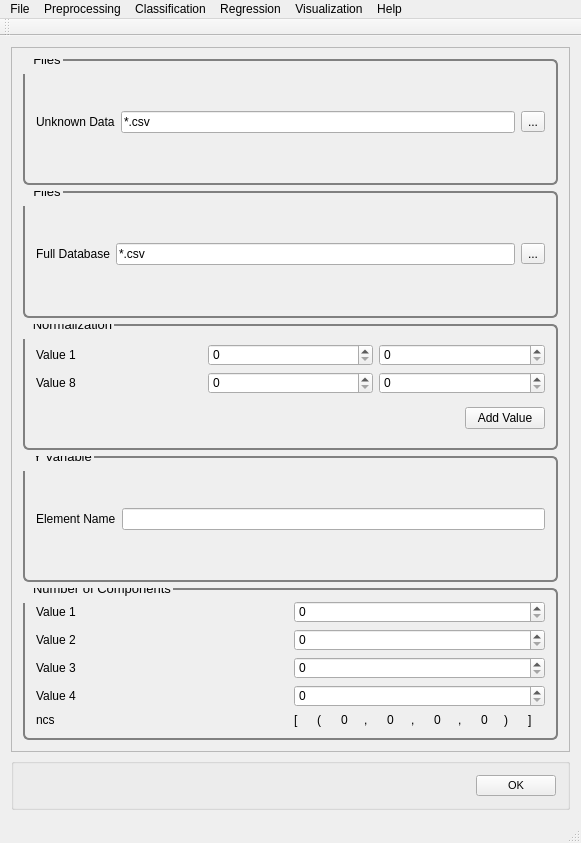
<?xml version="1.0" encoding="UTF-8"?>
<ui version="4.0">
 <class>MainWindow</class>
 <widget class="QMainWindow" name="MainWindow">
  <property name="geometry">
   <rect>
    <x>0</x>
    <y>0</y>
    <width>581</width>
    <height>843</height>
   </rect>
  </property>
  <property name="windowTitle">
   <string>PYSAT</string>
  </property>
  <widget class="QWidget" name="centralWidget">
   <layout class="QVBoxLayout" name="verticalLayout_23">
    <item>
     <widget class="QScrollArea" name="scrollArea">
      <property name="widgetResizable">
       <bool>true</bool>
      </property>
      <widget class="QWidget" name="scrollAreaWidgetContents_2">
       <property name="geometry">
        <rect>
         <x>0</x>
         <y>0</y>
         <width>561</width>
         <height>721</height>
        </rect>
       </property>
       <property name="font">
        <font>
         <pointsize>8</pointsize>
        </font>
       </property>
       <property name="styleSheet">
        <string notr="true">QGroupBox {
  border: 2px solid gray;
  border-radius: 6px;
  margin-top: 0.5em;
}

QGroupBox::title {

  padding-top: -14px;
  padding-left: 8px;
}
</string>
       </property>
       <layout class="QVBoxLayout" name="verticalLayout_8">
        <item>
         <widget class="QGroupBox" name="unknownData">
          <property name="font">
           <font>
            <pointsize>10</pointsize>
           </font>
          </property>
          <property name="title">
           <string>Files</string>
          </property>
          <layout class="QVBoxLayout" name="verticalLayout_6">
           <item>
            <layout class="QHBoxLayout" name="horizontalLayout">
             <item>
              <layout class="QVBoxLayout" name="verticalLayout">
               <item>
                <widget class="QLabel" name="label">
                 <property name="text">
                  <string>Unknown Data</string>
                 </property>
                </widget>
               </item>
              </layout>
             </item>
             <item>
              <layout class="QVBoxLayout" name="verticalLayout_3">
               <item>
                <widget class="QLineEdit" name="lineEdit_2">
                 <property name="text">
                  <string extracomment="Make this change whenever a new file is selected">*.csv</string>
                 </property>
                 <property name="readOnly">
                  <bool>true</bool>
                 </property>
                </widget>
               </item>
              </layout>
             </item>
             <item>
              <layout class="QVBoxLayout" name="verticalLayout_5">
               <item>
                <widget class="QToolButton" name="unknownDataButton">
                 <property name="text">
                  <string>...</string>
                 </property>
                </widget>
               </item>
              </layout>
             </item>
            </layout>
           </item>
          </layout>
         </widget>
        </item>
        <item>
         <widget class="QGroupBox" name="referenceData">
          <property name="font">
           <font>
            <pointsize>10</pointsize>
           </font>
          </property>
          <property name="title">
           <string>Files</string>
          </property>
          <layout class="QVBoxLayout" name="verticalLayout_15">
           <item>
            <layout class="QHBoxLayout" name="horizontalLayout_11">
             <item>
              <layout class="QVBoxLayout" name="verticalLayout_16">
               <item>
                <widget class="QLabel" name="label_8">
                 <property name="text">
                  <string>Full Database</string>
                 </property>
                </widget>
               </item>
              </layout>
             </item>
             <item>
              <layout class="QVBoxLayout" name="verticalLayout_20">
               <item>
                <widget class="QLineEdit" name="lineEdit_9">
                 <property name="text">
                  <string extracomment="Make this change whenever a new file is selected">*.csv</string>
                 </property>
                 <property name="readOnly">
                  <bool>true</bool>
                 </property>
                </widget>
               </item>
              </layout>
             </item>
             <item>
              <layout class="QVBoxLayout" name="verticalLayout_21">
               <item>
                <widget class="QToolButton" name="fullDataBaseButton_3">
                 <property name="text">
                  <string>...</string>
                 </property>
                </widget>
               </item>
              </layout>
             </item>
            </layout>
           </item>
          </layout>
         </widget>
        </item>
        <item>
         <widget class="QGroupBox" name="Normalization">
          <property name="font">
           <font>
            <pointsize>10</pointsize>
           </font>
          </property>
          <property name="title">
           <string>Normalization</string>
          </property>
          <layout class="QVBoxLayout" name="verticalLayout_27">
           <item>
            <layout class="QVBoxLayout" name="verticalLayout_26">
             <item>
              <layout class="QVBoxLayout" name="verticalLayout_2">
               <item>
                <layout class="QHBoxLayout" name="horizontalLayout_2">
                 <item>
                  <widget class="QLabel" name="norm_label">
                   <property name="text">
                    <string>Value 1</string>
                   </property>
                  </widget>
                 </item>
                 <item>
                  <widget class="QSpinBox" name="norm_spinBox_9">
                   <property name="maximum">
                    <number>1000</number>
                   </property>
                  </widget>
                 </item>
                 <item>
                  <widget class="QSpinBox" name="norm_spinBox">
                   <property name="maximum">
                    <number>1000</number>
                   </property>
                  </widget>
                 </item>
                </layout>
               </item>
              </layout>
             </item>
             <item>
              <layout class="QVBoxLayout" name="verticalLayout_22">
               <item>
                <layout class="QHBoxLayout" name="horizontalLayout_24">
                 <item>
                  <widget class="QLabel" name="norm_label_8">
                   <property name="text">
                    <string>Value 8</string>
                   </property>
                  </widget>
                 </item>
                 <item>
                  <widget class="QSpinBox" name="norm_spinBox_16">
                   <property name="maximum">
                    <number>1000</number>
                   </property>
                  </widget>
                 </item>
                 <item>
                  <widget class="QSpinBox" name="norm_spinBox_8">
                   <property name="maximum">
                    <number>1000</number>
                   </property>
                  </widget>
                 </item>
                </layout>
               </item>
              </layout>
             </item>
            </layout>
           </item>
           <item>
            <layout class="QHBoxLayout" name="horizontalLayout_25">
             <item>
              <spacer name="horizontalSpacer_6">
               <property name="orientation">
                <enum>Qt::Horizontal</enum>
               </property>
               <property name="sizeHint" stdset="0">
                <size>
                 <width>40</width>
                 <height>20</height>
                </size>
               </property>
              </spacer>
             </item>
             <item>
              <widget class="QPushButton" name="NormValuebutton">
               <property name="text">
                <string>Add Value</string>
               </property>
              </widget>
             </item>
            </layout>
           </item>
          </layout>
          <zorder></zorder>
          <zorder></zorder>
         </widget>
        </item>
        <item>
         <widget class="QGroupBox" name="Y_variable">
          <property name="font">
           <font>
            <pointsize>10</pointsize>
           </font>
          </property>
          <property name="title">
           <string>Y Variable</string>
          </property>
          <layout class="QVBoxLayout" name="CrossValid">
           <item>
            <layout class="QHBoxLayout" name="horizontalLayout_4">
             <item>
              <layout class="QVBoxLayout" name="verticalLayout_11">
               <item>
                <widget class="QLabel" name="label_14">
                 <property name="text">
                  <string>Element Name</string>
                 </property>
                </widget>
               </item>
              </layout>
             </item>
             <item>
              <layout class="QVBoxLayout" name="verticalLayout_12">
               <item>
                <widget class="QLineEdit" name="elementNameLine"/>
               </item>
              </layout>
             </item>
            </layout>
           </item>
          </layout>
         </widget>
        </item>
        <item>
         <widget class="QGroupBox" name="CreateModels">
          <property name="font">
           <font>
            <pointsize>10</pointsize>
           </font>
          </property>
          <property name="title">
           <string>Number of Components</string>
          </property>
          <layout class="QVBoxLayout" name="verticalLayout_17">
           <item>
            <layout class="QHBoxLayout" name="horizontalLayout_14">
             <item>
              <layout class="QVBoxLayout" name="verticalLayout_18">
               <item>
                <widget class="QLabel" name="label_70">
                 <property name="text">
                  <string>Value 1</string>
                 </property>
                </widget>
               </item>
               <item>
                <widget class="QLabel" name="label_71">
                 <property name="text">
                  <string>Value 2</string>
                 </property>
                </widget>
               </item>
               <item>
                <widget class="QLabel" name="label_72">
                 <property name="text">
                  <string>Value 3</string>
                 </property>
                </widget>
               </item>
               <item>
                <widget class="QLabel" name="label_73">
                 <property name="text">
                  <string>Value 4</string>
                 </property>
                </widget>
               </item>
              </layout>
             </item>
             <item>
              <layout class="QVBoxLayout" name="verticalLayout_19">
               <item>
                <widget class="QSpinBox" name="create_model_spin">
                 <property name="maximum">
                  <number>20</number>
                 </property>
                </widget>
               </item>
               <item>
                <widget class="QSpinBox" name="create_model_spin_2">
                 <property name="maximum">
                  <number>20</number>
                 </property>
                </widget>
               </item>
               <item>
                <widget class="QSpinBox" name="create_model_spin_3">
                 <property name="maximum">
                  <number>20</number>
                 </property>
                </widget>
               </item>
               <item>
                <widget class="QSpinBox" name="create_model_spin_4">
                 <property name="maximum">
                  <number>20</number>
                 </property>
                </widget>
               </item>
              </layout>
             </item>
            </layout>
           </item>
           <item>
            <layout class="QHBoxLayout" name="horizontalLayout_15">
             <item>
              <widget class="QLabel" name="label_74">
               <property name="text">
                <string>ncs</string>
               </property>
              </widget>
             </item>
             <item>
              <layout class="QHBoxLayout" name="horizontalLayout_16">
               <item>
                <widget class="QLabel" name="label_75">
                 <property name="text">
                  <string>[</string>
                 </property>
                </widget>
               </item>
               <item>
                <widget class="QLabel" name="label_76">
                 <property name="text">
                  <string>(</string>
                 </property>
                </widget>
               </item>
               <item>
                <widget class="QLabel" name="label_77">
                 <property name="text">
                  <string>0</string>
                 </property>
                </widget>
               </item>
               <item>
                <widget class="QLabel" name="label_78">
                 <property name="text">
                  <string>,</string>
                 </property>
                </widget>
               </item>
               <item>
                <widget class="QLabel" name="label_79">
                 <property name="text">
                  <string>0</string>
                 </property>
                </widget>
               </item>
               <item>
                <widget class="QLabel" name="label_83">
                 <property name="text">
                  <string>,</string>
                 </property>
                </widget>
               </item>
               <item>
                <widget class="QLabel" name="label_84">
                 <property name="text">
                  <string>0</string>
                 </property>
                </widget>
               </item>
               <item>
                <widget class="QLabel" name="label_88">
                 <property name="text">
                  <string>,</string>
                 </property>
                </widget>
               </item>
               <item>
                <widget class="QLabel" name="label_89">
                 <property name="text">
                  <string>0</string>
                 </property>
                </widget>
               </item>
               <item>
                <widget class="QLabel" name="label_90">
                 <property name="text">
                  <string>)</string>
                 </property>
                </widget>
               </item>
               <item>
                <widget class="QLabel" name="label_91">
                 <property name="text">
                  <string>]</string>
                 </property>
                </widget>
               </item>
              </layout>
             </item>
            </layout>
           </item>
          </layout>
         </widget>
        </item>
       </layout>
       <zorder>Y_variable</zorder>
       <zorder>CreateModels</zorder>
       <zorder>Normalization</zorder>
       <zorder>unknownData</zorder>
       <zorder>referenceData</zorder>
      </widget>
     </widget>
    </item>
    <item>
     <widget class="QGroupBox" name="OK">
      <layout class="QHBoxLayout" name="ok">
       <item>
        <spacer name="horizontalSpacer_5">
         <property name="orientation">
          <enum>Qt::Horizontal</enum>
         </property>
         <property name="sizeHint" stdset="0">
          <size>
           <width>40</width>
           <height>20</height>
          </size>
         </property>
        </spacer>
       </item>
       <item>
        <widget class="QPushButton" name="okButton">
         <property name="font">
          <font>
           <pointsize>8</pointsize>
          </font>
         </property>
         <property name="mouseTracking">
          <bool>false</bool>
         </property>
         <property name="text">
          <string>OK</string>
         </property>
        </widget>
       </item>
      </layout>
     </widget>
    </item>
   </layout>
  </widget>
  <widget class="QToolBar" name="mainToolBar">
   <attribute name="toolBarArea">
    <enum>TopToolBarArea</enum>
   </attribute>
   <attribute name="toolBarBreak">
    <bool>false</bool>
   </attribute>
  </widget>
  <widget class="QStatusBar" name="statusBar"/>
  <widget class="QMenuBar" name="menuBar">
   <property name="geometry">
    <rect>
     <x>0</x>
     <y>0</y>
     <width>581</width>
     <height>21</height>
    </rect>
   </property>
   <widget class="QMenu" name="menuFile">
    <property name="title">
     <string>File</string>
    </property>
    <addaction name="actionLoad_Refence_Data"/>
    <addaction name="actionLoad_Unknown_Data"/>
    <addaction name="actionSet_output_location"/>
    <addaction name="separator"/>
    <addaction name="actionSave_Current_Plots"/>
    <addaction name="actionSave_Current_Data"/>
    <addaction name="separator"/>
    <addaction name="actionCreate_New_Workflow"/>
    <addaction name="actionSave_Current_Workflow"/>
    <addaction name="separator"/>
    <addaction name="actionExit"/>
   </widget>
   <widget class="QMenu" name="menuPreprocessing">
    <property name="title">
     <string>Preprocessing</string>
    </property>
    <widget class="QMenu" name="menuBaseline_Removal">
     <property name="title">
      <string>Baseline Removal</string>
     </property>
     <addaction name="actionALS"/>
     <addaction name="actionDietrich"/>
     <addaction name="actionPolyFit"/>
     <addaction name="actionAirPLS"/>
     <addaction name="actionFABC"/>
     <addaction name="actionKK"/>
     <addaction name="actionMario"/>
     <addaction name="actionMedian"/>
     <addaction name="actionRubberband"/>
     <addaction name="actionUndecimated_Wavelet"/>
    </widget>
    <widget class="QMenu" name="menuCalibration_Transfer">
     <property name="title">
      <string>Calibration Transfer</string>
     </property>
     <addaction name="actionRatio"/>
     <addaction name="actionTommy_s_Methgod"/>
     <addaction name="actionPiecewise_Direct_Standardization"/>
     <addaction name="actionOthers_3"/>
    </widget>
    <addaction name="actionNormalization"/>
    <addaction name="actionNoise_Reduction"/>
    <addaction name="actionApply_Mask"/>
    <addaction name="actionInterpolate"/>
    <addaction name="actionInstrument_Response"/>
    <addaction name="menuBaseline_Removal"/>
    <addaction name="menuCalibration_Transfer"/>
    <addaction name="actionICA_2"/>
    <addaction name="actionPCA_2"/>
   </widget>
   <widget class="QMenu" name="menuRegression">
    <property name="title">
     <string>Regression</string>
    </property>
    <addaction name="actionCross_Validation"/>
    <addaction name="actionTrain"/>
    <addaction name="actionPredict"/>
   </widget>
   <widget class="QMenu" name="menuHelp">
    <property name="title">
     <string>Help</string>
    </property>
    <addaction name="actionIndex"/>
    <addaction name="actionContent_2"/>
    <addaction name="separator"/>
    <addaction name="actionAbout"/>
    <addaction name="actionAbout_QtCreator"/>
   </widget>
   <widget class="QMenu" name="menuClassification">
    <property name="title">
     <string>Classification</string>
    </property>
    <widget class="QMenu" name="menuSupervised">
     <property name="title">
      <string>Supervised</string>
     </property>
     <addaction name="actionPLS_DA"/>
     <addaction name="actionSIMCA"/>
    </widget>
    <widget class="QMenu" name="menuClustering">
     <property name="title">
      <string>Clustering</string>
     </property>
     <addaction name="actionK_means"/>
     <addaction name="actionHierarchical_2"/>
    </widget>
    <addaction name="menuSupervised"/>
    <addaction name="menuClustering"/>
   </widget>
   <widget class="QMenu" name="menuVisualization">
    <property name="title">
     <string>Visualization</string>
    </property>
    <addaction name="actionLine_Plot"/>
    <addaction name="action1_to_1_Plot"/>
    <addaction name="actionScatter_Plot"/>
   </widget>
   <addaction name="menuFile"/>
   <addaction name="menuPreprocessing"/>
   <addaction name="menuClassification"/>
   <addaction name="menuRegression"/>
   <addaction name="menuVisualization"/>
   <addaction name="menuHelp"/>
  </widget>
  <action name="actionLoad_Refence_Data">
   <property name="text">
    <string>Load Refence Data</string>
   </property>
  </action>
  <action name="actionLoad_Unknown_Data">
   <property name="text">
    <string>Load Unknown Data</string>
   </property>
  </action>
  <action name="actionSave_Current_Workflow">
   <property name="text">
    <string>Save Current Workflow</string>
   </property>
  </action>
  <action name="actionSave_Current_Plots">
   <property name="text">
    <string>Save Current Plots</string>
   </property>
  </action>
  <action name="actionSave_Current_Data">
   <property name="text">
    <string>Save Current Data</string>
   </property>
  </action>
  <action name="actionCreate_New_Workflow">
   <property name="text">
    <string>Create New Workflow</string>
   </property>
  </action>
  <action name="actionNoise_Reduction">
   <property name="text">
    <string>Noise Reduction</string>
   </property>
  </action>
  <action name="actionApply_Mask">
   <property name="text">
    <string>Apply Mask</string>
   </property>
  </action>
  <action name="actionInterpolate">
   <property name="text">
    <string>Interpolate</string>
   </property>
  </action>
  <action name="actionInstrument_Response">
   <property name="text">
    <string>Instrument Response</string>
   </property>
  </action>
  <action name="actionALS">
   <property name="text">
    <string>ALS</string>
   </property>
  </action>
  <action name="actionDietrich">
   <property name="text">
    <string>Dietrich</string>
   </property>
  </action>
  <action name="actionPolyFit">
   <property name="text">
    <string>PolyFit</string>
   </property>
  </action>
  <action name="actionAirPLS">
   <property name="text">
    <string>AirPLS</string>
   </property>
  </action>
  <action name="actionFABC">
   <property name="text">
    <string>FABC</string>
   </property>
  </action>
  <action name="actionKK">
   <property name="text">
    <string>KK</string>
   </property>
  </action>
  <action name="actionMario">
   <property name="text">
    <string>Mario</string>
   </property>
  </action>
  <action name="actionMedian">
   <property name="text">
    <string>Median</string>
   </property>
  </action>
  <action name="actionRubberband">
   <property name="text">
    <string>Rubberband</string>
   </property>
  </action>
  <action name="actionUndecimated_Wavelet">
   <property name="text">
    <string>Undecimated Wavelet</string>
   </property>
  </action>
  <action name="actionRatio">
   <property name="text">
    <string>Ratio</string>
   </property>
  </action>
  <action name="actionTommy_s_Methgod">
   <property name="text">
    <string>Tommy's Method</string>
   </property>
  </action>
  <action name="actionPiecewise_Direct_Standardization">
   <property name="text">
    <string>Piecewise Direct Standardization</string>
   </property>
  </action>
  <action name="actionPCA">
   <property name="text">
    <string>PCA</string>
   </property>
  </action>
  <action name="actionICA">
   <property name="text">
    <string>ICA</string>
   </property>
  </action>
  <action name="actionK_Means">
   <property name="text">
    <string>K-Means</string>
   </property>
  </action>
  <action name="actionHierarchical">
   <property name="text">
    <string>Hierarchical</string>
   </property>
  </action>
  <action name="actionOthers">
   <property name="text">
    <string>Others...</string>
   </property>
  </action>
  <action name="actionOthers_2">
   <property name="text">
    <string>Others...</string>
   </property>
  </action>
  <action name="actionOthers_3">
   <property name="text">
    <string>Others...</string>
   </property>
  </action>
  <action name="actionPLS">
   <property name="text">
    <string>PLS</string>
   </property>
  </action>
  <action name="actionSM_PLS">
   <property name="text">
    <string>SM-PLS</string>
   </property>
  </action>
  <action name="actionICA_Regression">
   <property name="text">
    <string>ICA Regression</string>
   </property>
  </action>
  <action name="actionGaussian_Process">
   <property name="text">
    <string>Gaussian Process</string>
   </property>
  </action>
  <action name="actionMLP">
   <property name="text">
    <string>MLP</string>
   </property>
  </action>
  <action name="actionSVM">
   <property name="text">
    <string>SVM</string>
   </property>
  </action>
  <action name="actionOthers_4">
   <property name="text">
    <string>Others...</string>
   </property>
  </action>
  <action name="actionOthers_5">
   <property name="text">
    <string>Others...</string>
   </property>
  </action>
  <action name="actionIndex">
   <property name="text">
    <string>Index</string>
   </property>
  </action>
  <action name="actionContent_2">
   <property name="text">
    <string>Content</string>
   </property>
  </action>
  <action name="actionAbout">
   <property name="text">
    <string>About...</string>
   </property>
  </action>
  <action name="actionAbout_QtCreator">
   <property name="text">
    <string>About Qt...</string>
   </property>
  </action>
  <action name="actionExit">
   <property name="text">
    <string>Exit</string>
   </property>
  </action>
  <action name="actionNormalization">
   <property name="text">
    <string>Normalization</string>
   </property>
  </action>
  <action name="actionICA_2">
   <property name="text">
    <string>ICA</string>
   </property>
  </action>
  <action name="actionPCA_2">
   <property name="text">
    <string>PCA</string>
   </property>
  </action>
  <action name="actionPLS_DA">
   <property name="text">
    <string>PLS-DA</string>
   </property>
  </action>
  <action name="actionSIMCA">
   <property name="text">
    <string>SIMCA</string>
   </property>
  </action>
  <action name="actionK_means">
   <property name="text">
    <string>K-means</string>
   </property>
  </action>
  <action name="actionHierarchical_2">
   <property name="text">
    <string>Hierarchical</string>
   </property>
  </action>
  <action name="actionCross_Validation">
   <property name="text">
    <string>Cross Validation</string>
   </property>
  </action>
  <action name="actionTrain">
   <property name="text">
    <string>Train</string>
   </property>
  </action>
  <action name="actionPredict">
   <property name="text">
    <string>Predict</string>
   </property>
  </action>
  <action name="actionLine_Plot">
   <property name="text">
    <string>Line Plot</string>
   </property>
  </action>
  <action name="action1_to_1_Plot">
   <property name="text">
    <string>1 to 1 Plot</string>
   </property>
  </action>
  <action name="actionScatter_Plot">
   <property name="text">
    <string>Scatter Plot</string>
   </property>
  </action>
  <action name="actionSet_output_location">
   <property name="text">
    <string>Output Location</string>
   </property>
  </action>
 </widget>
 <layoutdefault spacing="6" margin="11"/>
 <resources/>
 <connections>
  <connection>
   <sender>create_model_spin_2</sender>
   <signal>valueChanged(int)</signal>
   <receiver>label_79</receiver>
   <slot>setNum(int)</slot>
   <hints>
    <hint type="sourcelabel">
     <x>399</x>
     <y>307</y>
    </hint>
    <hint type="destinationlabel">
     <x>383</x>
     <y>383</y>
    </hint>
   </hints>
  </connection>
  <connection>
   <sender>create_model_spin</sender>
   <signal>valueChanged(int)</signal>
   <receiver>label_77</receiver>
   <slot>setNum(int)</slot>
   <hints>
    <hint type="sourcelabel">
     <x>336</x>
     <y>268</y>
    </hint>
    <hint type="destinationlabel">
     <x>338</x>
     <y>385</y>
    </hint>
   </hints>
  </connection>
  <connection>
   <sender>create_model_spin_3</sender>
   <signal>valueChanged(int)</signal>
   <receiver>label_84</receiver>
   <slot>setNum(int)</slot>
   <hints>
    <hint type="sourcelabel">
     <x>443</x>
     <y>329</y>
    </hint>
    <hint type="destinationlabel">
     <x>430</x>
     <y>386</y>
    </hint>
   </hints>
  </connection>
  <connection>
   <sender>create_model_spin_4</sender>
   <signal>valueChanged(int)</signal>
   <receiver>label_89</receiver>
   <slot>setNum(int)</slot>
   <hints>
    <hint type="sourcelabel">
     <x>485</x>
     <y>356</y>
    </hint>
    <hint type="destinationlabel">
     <x>473</x>
     <y>378</y>
    </hint>
   </hints>
  </connection>
 </connections>
</ui>
